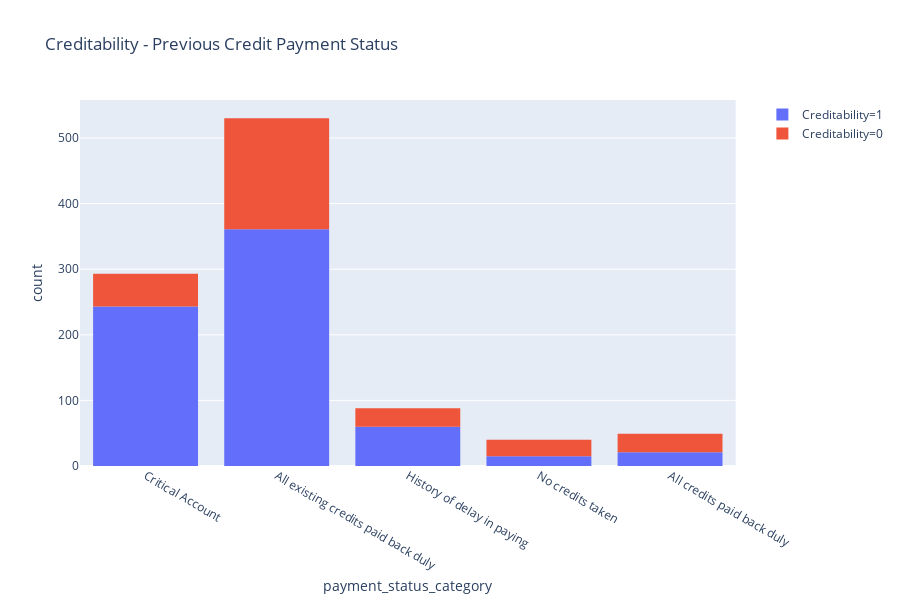

Write notebook code for a chart like this one.
### Code cell
fig = px.histogram(dataset, title='Creditability - Previous Credit Payment Status', x="payment_status_category", color="Creditability")
fig.show()

### Figure 1 — Plotly figure (JSON) as saved in the notebook; plotly's stock layout.template omitted (floating-point values rounded to 4 significant figures; data arrays with more than 128 entries replaced by an {"elided": "..."} marker saying what was removed)
{"data": [{"alignmentgroup": "True", "bingroup": "x", "hoverlabel": {"namelength": 0}, "hovertemplate": "Creditability=1<br>payment_status_category=%{x}<br>count=%{y}", "legendgroup": "Creditability=1", "marker": {"color": "#636efa"}, "name": "Creditability=1", "offsetgroup": "Creditability=1", "orientation": "v", "showlegend": true, "type": "histogram", "x": {"elided": "700 str values"}, "xaxis": "x", "yaxis": "y"}, {"alignmentgroup": "True", "bingroup": "x", "hoverlabel": {"namelength": 0}, "hovertemplate": "Creditability=0<br>payment_status_category=%{x}<br>count=%{y}", "legendgroup": "Creditability=0", "marker": {"color": "#EF553B"}, "name": "Creditability=0", "offsetgroup": "Creditability=0", "orientation": "v", "showlegend": true, "type": "histogram", "x": {"elided": "300 str values"}, "xaxis": "x", "yaxis": "y"}], "layout": {"barmode": "relative", "height": 600, "legend": {"tracegroupgap": 0}, "title": {"text": "Creditability - Previous Credit Payment Status"}, "xaxis": {"anchor": "y", "domain": [0, 0.98], "title": {"text": "payment_status_category"}}, "yaxis": {"anchor": "x", "domain": [0, 1], "title": {"text": "count"}}}}
